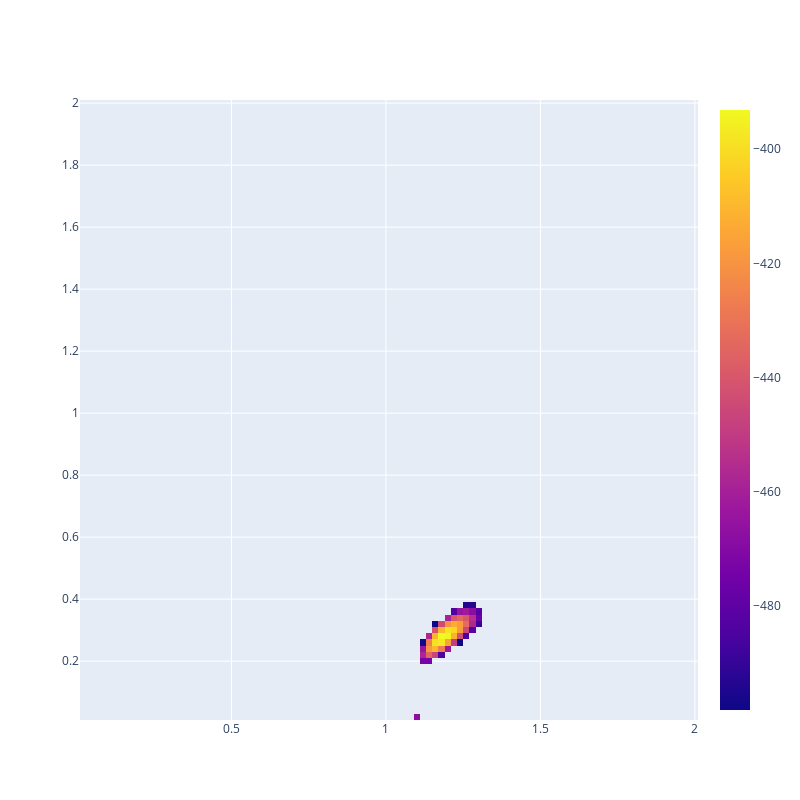

The notebook cell saved with this chart:
### Markdown cell above
# STOP

### Code cell
fig = go.Figure(data=go.Heatmap(
                   z=log_likelihood_values.flatten(),
                   x=XX.flatten(),
                   y=(YY*amax/bmax).flatten(),
                   hoverongaps = False))
fig.update_layout(
    autosize=False,
    width=800,
    height=800)
fig.show()

### Figure 1 — Plotly figure (JSON) as saved in the notebook; plotly's stock layout.template omitted (floating-point values rounded to 4 significant figures; data arrays with more than 128 entries replaced by an {"elided": "..."} marker saying what was removed)
{"data": [{"hoverongaps": false, "type": "heatmap", "x": {"elided": "10000 float values"}, "y": {"elided": "10000 float values"}, "z": {"elided": "10000 float values"}}], "layout": {"autosize": false, "height": 800, "width": 800}}
